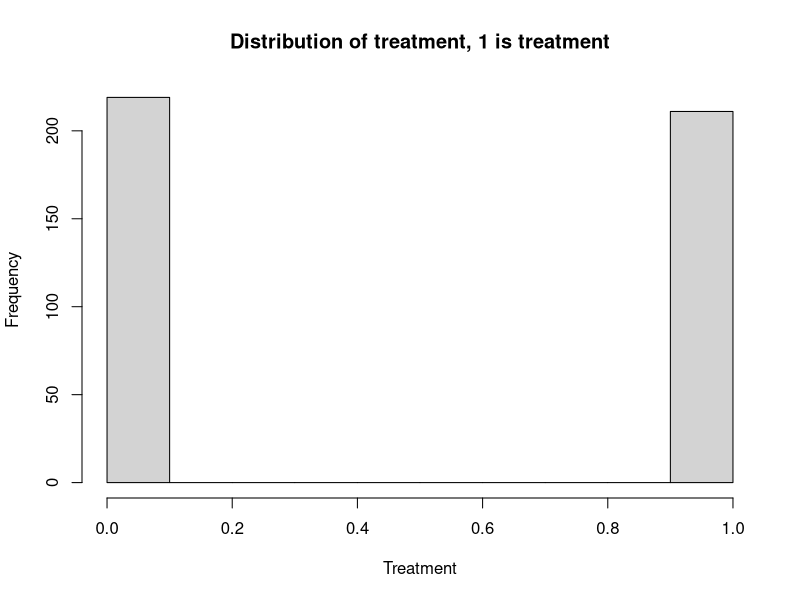
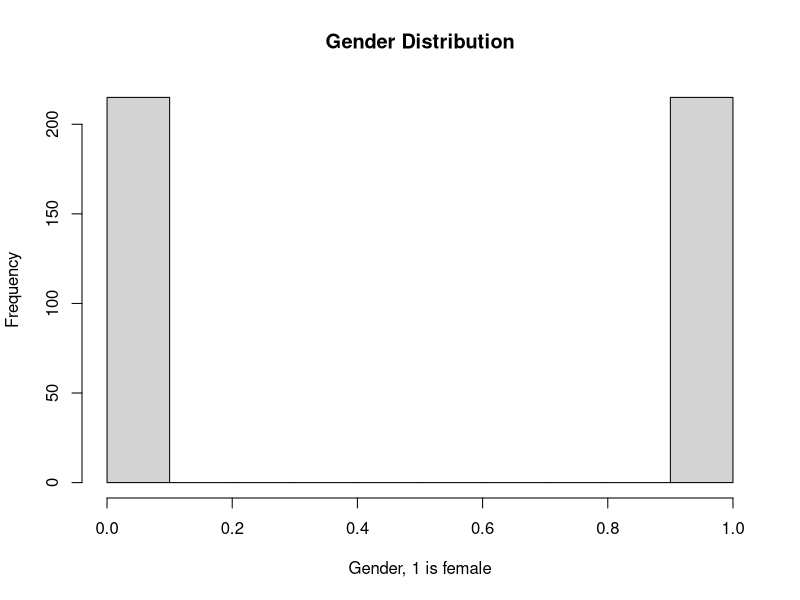
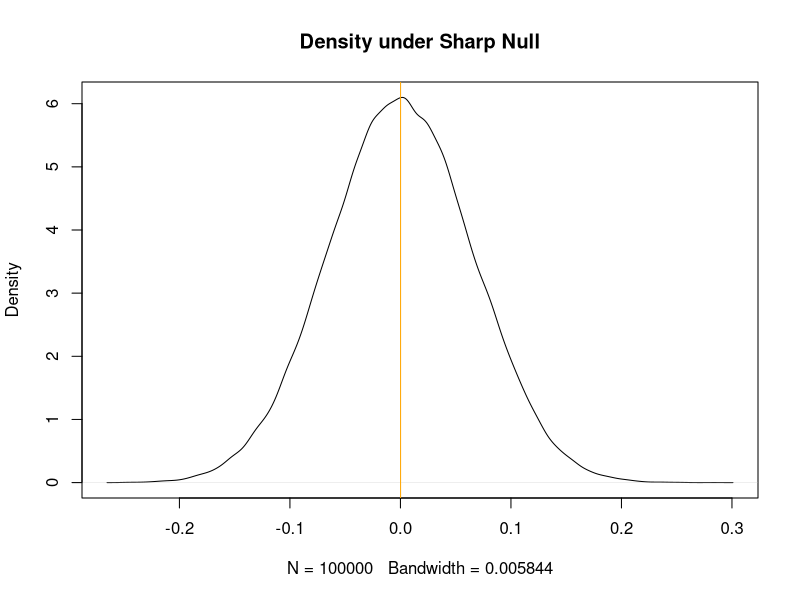

Write R code to recreate these figures, in order.
## ---- chunk 1
# Load the expriment's data
dmt <- read.csv("./cleaneddata/mturk.csv")
head(dmt)
## ---- chunk 2
summary(dmt)
## ---- chunk 3
# Adding columns for control, treatment and clusters (M, F)
t = c("FTreatment", "MTreatment")
s = c("FTreatment", "FControl")
dmt$treat = ifelse(dmt$FL_3_DO %in% t, 1, 0 )
dmt$female = ifelse(dmt$FL_3_DO %in% s, 1, 0)
dmt$trust = ifelse(dmt$Q7 == "I trust what the speaker was saying.", 1,
                   ifelse (dmt$Q6 != "Pritikin" | dmt$Q7 == "", NA, 0))
## ---- chunk 4
head(dmt, 100)
## ---- chunk 5
summary(dmt)
## ---- chunk 6
# Distribution of treatment vs control
hist(dmt$treat, main='Distribution of treatment, 1 is treatment', xlab='Treatment')
## ---- chunk 7
# Distribution of male vs female
hist(dmt$female, main='Gender Distribution', xlab='Gender, 1 is female')
## ---- chunk 8
# Regressing trust on treatment
lrmt = lm(trust ~ treat, data = dmt)
summary(lrmt)
## ---- chunk 9
ate = lrmt$coefficients['treat']
paste0('The ATE of the dissonace video is: ', ate)
## ---- chunk 10
# Adding Female as the covariate
lrmt1 = lm(trust ~ treat + female * treat, data = dmt)
summary(lrmt1)
## ---- chunk 11
# Randomization inference
# Creating new variables for randomizing run and run_lag
dmt$treat_rnd = sample(dmt$treat)
head(dmt)
summary(dmt)
## ---- chunk 12
# Repeating the regression with the randomized treatment variable
# Regressing trust on treatment
lrmt2 = lm(trust ~ treat_rnd, data = dmt, na.action = na.omit)
summary(lrmt2)
## ---- chunk 13
names(summary(lrmt2))
summary(lrmt2)$coefficients
summary(lrmt2)$coefficients[,2]['treat_rnd']
## ---- chunk 14
# Generic function to randomly(pseudo) pick the treatment assignments
coeff_treat_rnd <- function(d) {
  d$treat_rnd = sample(d$treat)
  lmr = lm(trust ~ treat_rnd, data=d, na.action = na.omit)
  return (lmr$coefficients['treat_rnd'])
}

# Trying another randomization
coeff_treat_rnd(dmt)
## ---- chunk 15
# 100K Randomizations
h.distribution.under.sharp.null <- replicate(100000, coeff_treat_rnd(dmt))
h.ate.mean <- mean(h.distribution.under.sharp.null)
paste0("Mean fromm 1k randomizations: ", h.ate.mean)

## ---- chunk 16
# Graph for the estimates
plot(density(h.distribution.under.sharp.null), 
     main = "Density under Sharp Null")

# Adding our original ATE to the plot
abline(v = ate, col = "blue")

# Adding the mean to the plot
abline(v = mean(h.distribution.under.sharp.null), col = 'orange')
## ---- chunk 17
# p value
pv = mean(abs(h.distribution.under.sharp.null) >= abs(ate))
paste0('p value: ', pv)
## ---- chunk 18
# num of assignments that generate an estimated ATE at least as large as the actual
n <- sum(abs(h.distribution.under.sharp.null) >= abs(ate))
paste0("Number of assignments that generate an ATE at least as large as what we got from the experiment: ", n)
## ---- chunk 19
# Standard error
se = sd(h.distribution.under.sharp.null)/sqrt(length(h.distribution.under.sharp.null))
paste0('Standard error: ', se)
                                             
                                            
